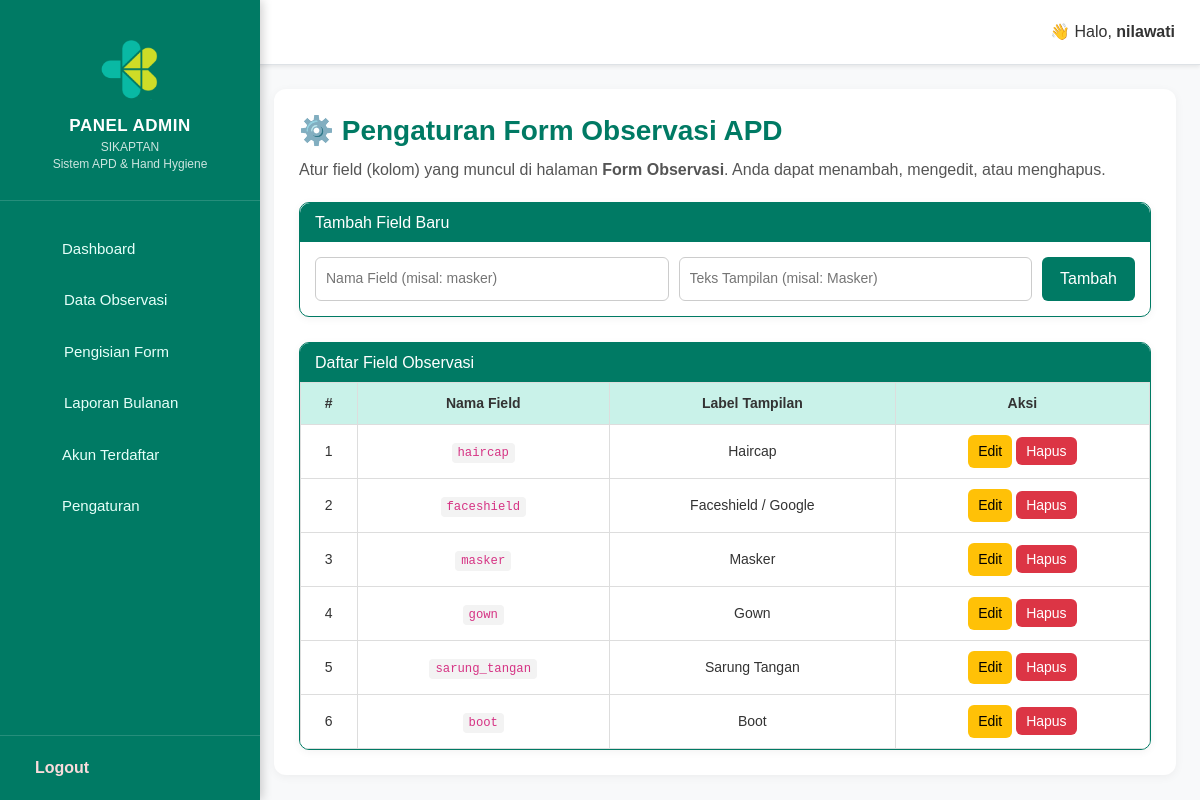
The page /admin/dashboard.php?page=pengisian_form (signed in) on the database its author committed.
### tables this page shows
CREATE TABLE `apd_fields` (
  `id` int(11) NOT NULL,
  `field_name` varchar(100) NOT NULL,
  `display_label` varchar(100) NOT NULL
);

### admin/pengisian_form.php (the view, shortened to what this page needs)
<?php
include '../config.php';
$fields = mysqli_query($conn, "SELECT * FROM apd_fields ORDER BY id ASC");
?>
<div class="container-apd">
    <div class="apd-header">
        <h3>⚙️ Pengaturan Form Observasi APD</h3>
        <p>Atur field (kolom) yang muncul di halaman <b>Form Observasi</b>. Anda dapat menambah, mengedit, atau menghapus.</p>
    </div>
    <div class="card">
        <h4>Tambah Field Baru</h4>
        <form method="POST">
            <div style="display:flex; gap:10px; flex-wrap:wrap;">
                <input type="text" name="field_name" placeholder="Nama Field (misal: masker)" required>
                <input type="text" name="display_label" placeholder="Teks Tampilan (misal: Masker)" required>
                <button type="submit" name="add">Tambah</button>
            </div>
        </form>
    </div>
    <div class="table-wrapper">
        <h4>Daftar Field Observasi</h4>
        <div style="overflow-x:auto;">
            <table>
                <thead>
                    <tr>
                        <th>#</th>
                        <th>Nama Field</th>
                        <th>Label Tampilan</th>
                        <th>Aksi</th>
                    </tr>
                </thead>
                <tbody>
                    <?php $no=1; while($f = mysqli_fetch_assoc($fields)): ?>
                    <tr>
                        <td><?= $no++ ?></td>
                        <td><code><?= htmlspecialchars($f['field_name']) ?></code></td>
                        <td><?= htmlspecialchars($f['display_label']) ?></td>
                        <td>
                            <button class="btn-edit" onclick="openEdit(<?= $f['id'] ?>, '<?= htmlspecialchars(addslashes($f['display_label'])) ?>')">Edit</button>
                            <a class="btn-delete" href="dashboard.php?page=pengisian_form&delete=<?= $f['id'] ?>" onclick="return confirm('Hapus field ini?')">Hapus</a>
                        </td>
                    </tr>
                    <?php endwhile; ?>
                </tbody>
            </table>
        </div>
    </div>
</div>

### admin/style.css (style rules this page uses)
* { margin: 0; padding: 0; box-sizing: border-box; font-family: "Poppins", sans-serif; }
body { background: #f6f9f8; color: #2f3e46; display: flex; min-height: 100vh; }
* { box-sizing: border-box; }
h3 { color: #006b5c; font-weight: 700; margin-bottom: 1rem; }
:root { --main-color: #007A64; }

### admin/dashboard.php (style rules this page uses)
:root { --main-color: #007A64; --sidebar-bg: linear-gradient(180deg, #026956, #00493c); --sidebar-hover: rgba(255,255,255,0.1); --sidebar-active: rgba(255,255,255,0.2); --text-color: #e8f5f1; }
body { margin: 0; font-family: 'Poppins', sans-serif; background: #f4f5f7; }

### admin/pengisian_form.php (style rules this page uses)
body { font-family: "Segoe UI", Arial, sans-serif; margin: 0; padding: 0; background: #f7fdfc; color: #333; }
.container-apd { max-width: 100%; margin: auto; padding: 0px; }
.apd-header h3 { color: #007A64; font-weight: 700; margin-bottom: 10px; }
.apd-header p { color: #555; margin-bottom: 20px; }
.card { border: 1px solid #007A64; border-radius: 10px; margin-bottom: 25px; background: white; box-shadow: 0 2px 8px rgba(0,0,0,0.05); }
.card h4 { background: #007A64; color: white; padding: 10px 15px; border-radius: 10px 10px 0 0; font-size: 16px; margin: 0; }
.card form { padding: 15px; }
.card input { flex: 1; padding: 10px; border: 1px solid #ccc; border-radius: 6px; font-size: 14px; }
.card button { background: #007A64; color: white; border: none; padding: 10px 18px; border-radius: 6px; cursor: pointer; transition: 0.3s; }
.table-wrapper { border: 1px solid #007A64; border-radius: 10px; overflow: hidden; background: white; box-shadow: 0 2px 8px rgba(0,0,0,0.05); }
.table-wrapper h4 { background: #007A64; color: white; padding: 10px 15px; margin: 0; font-size: 16px; }
.table-wrapper table { width: 100%; border-collapse: collapse; font-size: 14px; }
.table-wrapper th, .table-wrapper td { padding: 10px; border: 1px solid #ddd; text-align: center; }
.table-wrapper th { background: #c9f2e9; font-weight: 600; }
.table-wrapper code { background: #f3f3f3; padding: 3px 6px; border-radius: 4px; }
.btn-edit { background: #ffc107; color: #000; border: none; padding: 6px 10px; border-radius: 6px; cursor: pointer; }
.btn-delete { background: #dc3545; color: #fff; padding: 6px 10px; border-radius: 6px; text-decoration: none; }

### rows shown on the page
apd_fields: field_name "haircap", display_label "Haircap"
apd_fields: field_name "faceshield", display_label "Faceshield / Google"
apd_fields: field_name "masker", display_label "Masker"
apd_fields: field_name "gown", display_label "Gown"
apd_fields: field_name "sarung_tangan", display_label "Sarung Tangan"
apd_fields: field_name "boot", display_label "Boot"

### other values the page prints
$_SESSION['user']['nama'] "nilawati"
